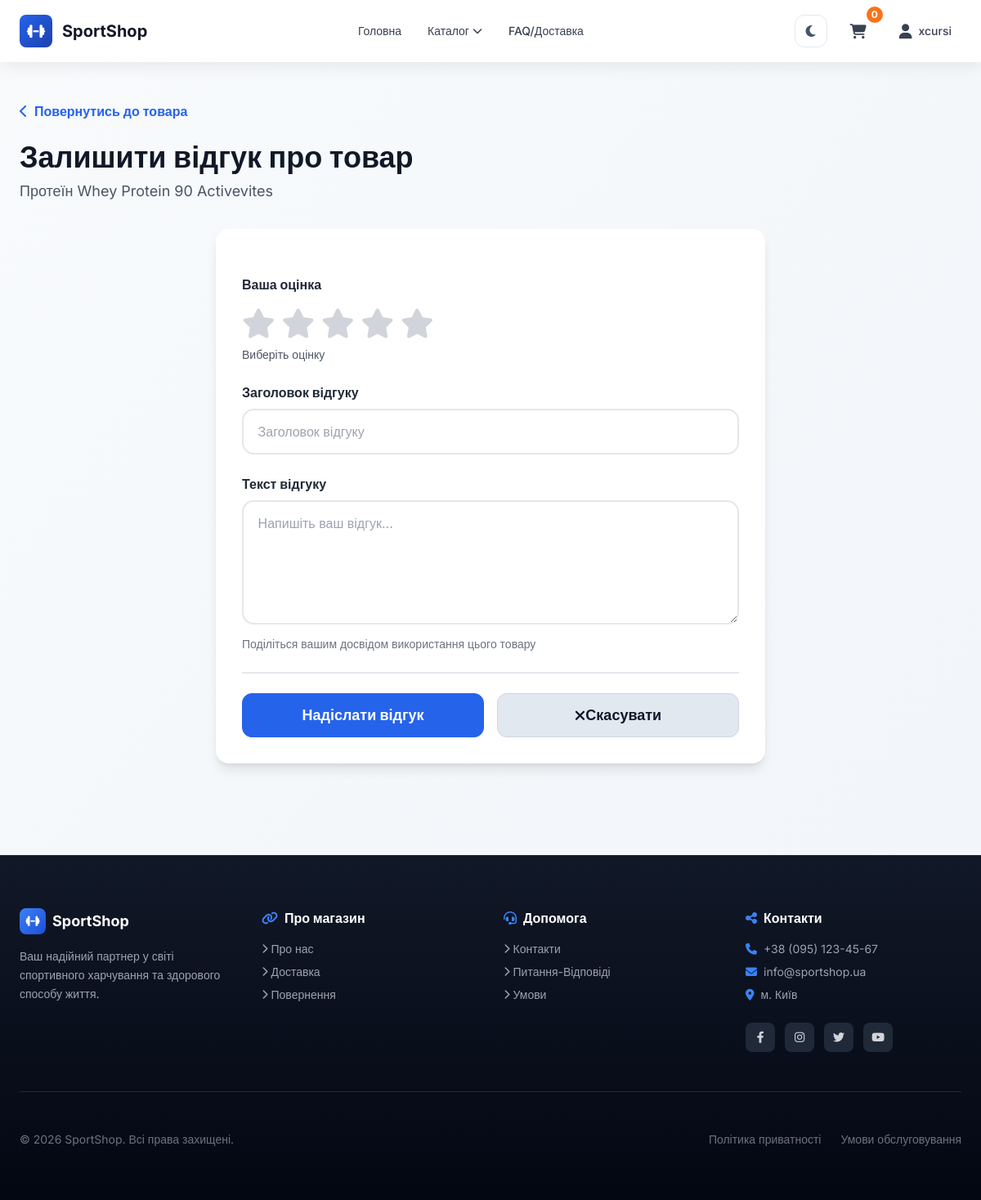
/product/1/review/add/ (signed in), run on the app's committed database.
### shop/models.py (models this page shows, shortened)
class Customer(models.Model):
    username = models.CharField(max_length=150, unique=True)
    email = models.EmailField(unique=True)
    password = models.CharField(max_length=255)
    first_name = models.CharField(max_length=100, blank=True)
    last_name = models.CharField(max_length=100, blank=True)
    phone = models.CharField(max_length=20, blank=True)
    address = models.CharField(max_length=255, blank=True)
    city = models.CharField(max_length=100, blank=True)
    postal_code = models.CharField(max_length=20, blank=True)
    created_at = models.DateTimeField(auto_now_add=True)
    updated_at = models.DateTimeField(auto_now=True)
    is_active = models.BooleanField(default=True)

class Product(models.Model):
    name = models.CharField(max_length=200)
    stock_quantity = models.PositiveIntegerField(default=0, help_text="Кількість в наявності (використовується тільки якщо немає смаків)")
    description = models.TextField(blank=True)
    category = models.ForeignKey(Category, on_delete=models.SET_NULL, null=True, related_name='products')  # Категорія
    created_at = models.DateTimeField(auto_now_add=True)

### shop/views.py (the view)
# urls.py: path('product/<int:product_id>/review/add/', views.add_review, name='add_review'),
def add_review(request, product_id):
    product = get_object_or_404(Product, id=product_id)
    customer = request.session.get('customer_id')
    if not customer:
        return redirect('shop:login')
    customer = get_object_or_404(Customer, id=customer)
    existing_review = Review.objects.filter(product=product, customer=customer).first()
    is_edit = request.GET.get('edit') == '1' or request.method == 'POST'
    if existing_review and not is_edit:
        return redirect(f"{reverse('shop:product_detail', kwargs={'product_id': product_id})}#review-{existing_review.id}")
    if request.method == 'POST':
        form = ReviewForm(request.POST, instance=existing_review)
        if form.is_valid():
            review = form.save(commit=False)
            review.product = product
            review.customer = customer
            review.save()
            return redirect('shop:product_detail', product_id=product_id)
    else:
        form = ReviewForm(instance=existing_review)
    return render(request, 'shop/add_review.html', {
        'form': form,
        'product': product,
        'existing_review': existing_review
    })

### shop/forms.py
class ReviewForm(forms.ModelForm):
    class Meta:
        model = Review
        fields = ['rating', 'title', 'text']
        widgets = {
            'rating': forms.RadioSelect(choices=Review.RATING_CHOICES, attrs={
                'class': 'rating-input'
            }),
            'title': forms.TextInput(attrs={
                'class': 'form-control',
                'placeholder': 'Заголовок відгуку',
                'maxlength': '200'
            }),
            'text': forms.Textarea(attrs={
                'class': 'form-control',
                'placeholder': 'Напишіть ваш відгук...',
                'rows': '5',
                'maxlength': '5000'
            }),
        }

### shop/context_processors.py (called while the page is built)
def cart_count(request):
    cart = request.session.get('cart', {})
    total_count = 0
    for quantity in cart.values():
        try:
            total_count += int(quantity)
        except (TypeError, ValueError):
            continue
    return {'cart_count': total_count}

def global_categories(request):
    categories = Category.objects.filter(parent__isnull=True).prefetch_related('subcategories')
    return {'parent_categories': categories}

def get_catalog_url(request):
    filters = request.session.get('catalog_filters', {})
    url = reverse('shop:catalog')
    if filters:
        url += '?' + urlencode(filters)
    return {'get_catalog_url': url}

### shop/templates/shop/add_review.html (shortened to what this page needs)
{% extends 'shop/base.html' %}
{% block content %}
<a href="{% url 'shop:product_detail' product.id %}" class="back-link text-blue-600 font-semibold mb-6 inline-flex items-center gap-2 hover:gap-3">
    <i class="fas fa-chevron-left"></i> Повернутись до товара
</a>
<div class="mb-8 fade-in-up">
    <h1 class="text-3xl sm:text-4xl font-bold text-gray-900 mb-2">
        {% if existing_review %}
            Редагувати відгук
        {% else %}
            Залишити відгук про товар
        {% endif %}
    </h1>
    <p class="text-gray-600 text-lg">{{ product.name }}</p>
</div>
<div class="review-form-page max-w-2xl mx-auto bg-white rounded-2xl shadow-lg p-8 fade-in-up">
    <form method="post" class="space-y-6">
        <div class="form-group">
            <label class="font-bold text-gray-800 mb-4 block">Ваша оцінка</label>
            <div class="flex gap-2 mb-2">
                {% for i in "12345" %}
                    <label class="cursor-pointer rating-star" data-rating="{{ i }}">
                        <i class="fas fa-star text-4xl text-gray-300 hover:text-yellow-400 transition" id="star-{{ i }}"></i>
                    </label>
                {% endfor %}
            </div>
            <p class="text-gray-600 text-sm" id="rating-label">Виберіть оцінку</p>
        </div>
        <div class="form-group">
            <label for="{{ form.title.id_for_label }}" class="font-bold text-gray-800 mb-2 block">Заголовок відгуку</label>
            {{ form.title }}
        </div>
        <div class="form-group">
            <label for="{{ form.text.id_for_label }}" class="font-bold text-gray-800 mb-2 block">Текст відгуку</label>
            {{ form.text }}
            <p class="text-gray-500 text-sm mt-2">Поділіться вашим досвідом використання цього товару</p>
        </div>
        <div class="flex gap-4 pt-6 border-t-2 border-gray-200">
            <button type="submit" class="btn btn-primary flex-1 py-3 text-lg font-bold">
                {% if existing_review %}
                    Оновити відгук
                {% else %}
                    Надіслати відгук
                {% endif %}
            </button>
            <a href="{% url 'shop:product_detail' product.id %}" class="btn btn-secondary flex-1 py-3 text-lg font-bold">
                <i class="fas fa-times"></i> Скасувати
            </a>
        </div>
    </form>
</div>
{% endblock %}

### shop/templates/shop/base.html (shortened to what this page needs)
{% load static %}
<!DOCTYPE html>
<html lang="uk">
<head>
    <script src="https://cdn.tailwindcss.com"></script>
    <link rel="stylesheet" href="https://cdnjs.cloudflare.com/ajax/libs/font-awesome/6.4.0/css/all.min.css">
    <link rel="stylesheet" href="{% static 'shop/style.css' %}">
</head>
<body class="min-h-screen flex flex-col bg-gradient-to-br from-slate-50 to-slate-100 text-gray-900">
<header class="bg-white header-shadow sticky top-0 z-30 transition-shadow">
    <div class="max-w-7xl mx-auto px-4 sm:px-6 py-3 sm:py-4 flex justify-between items-center">
        <a href="{% url 'shop:home' %}" class="flex items-center gap-3 group">
            <div class="w-10 h-10 bg-gradient-to-br from-blue-600 to-blue-800 rounded-lg flex items-center justify-center text-white font-bold text-lg group-hover:shadow-lg transition-shadow">
                <i class="fas fa-dumbbell"></i>
            </div>
            <span class="text-xl font-bold text-gray-900 hidden sm:inline group-hover:text-blue-600 transition">SportShop</span>
        </a>
        <nav class="hidden md:flex gap-8 text-sm font-medium">
            <a href="{% url 'shop:home' %}" class="text-gray-700 hover:text-blue-600 transition relative group">
                <span>Головна</span>
            </a>
            <div class="text-gray-700 hover:text-blue-600 transition relative group">
                <a href="{% url 'shop:catalog' %}" class="flex items-center gap-1">
                    <span>Каталог</span>
                    <i class="fas fa-chevron-down text-xs group-hover:rotate-180 transition-transform"></i>
                </a>
            </div>
            <a href="{% url 'shop:delivery' %}" class="text-gray-700 hover:text-blue-600 transition relative group">
                <span>FAQ/Доставка</span>
            </a>
        </nav>
        <div class="flex gap-2 sm:gap-4 items-center">
            <button type="button" class="theme-toggle" data-theme-toggle aria-label="Змінити тему" title="Змінити тему">
                <i class="fas fa-moon" data-theme-icon></i>
            </button>
            <a href="{% url 'shop:cart' %}" class="relative group px-3 py-2 rounded-lg hover:bg-gray-100 transition" data-cart-icon>
                <i class="fas fa-shopping-cart text-lg text-gray-700 group-hover:text-blue-600"></i>
                <span data-cart-count class="absolute -top-2 -right-2 bg-orange-500 text-white text-xs font-bold rounded-full w-5 h-5 flex items-center justify-center">{{ cart_count|default:0 }}</span>
            </a>
            {% if request.session.customer_id %}
                <div class="relative">
                    <button class="dropdown-toggle flex items-center gap-2 px-3 py-2 rounded-lg hover:bg-gray-100 transition text-gray-700 hover:text-blue-600" title="Профіль">
                        <i class="fas fa-user text-lg"></i>
                        <span class="hidden sm:inline text-sm font-medium">{{ request.session.customer_username }}</span>
                    </button>
                </div>
            {% endif %}
        </div>
    </div>
</header>
<main class="flex-1 w-full max-w-7xl mx-auto px-4 sm:px-6 py-8 sm:py-12">
    {% block content %}{% endblock %}
</main>
<footer class="bg-gradient-to-b from-gray-900 to-gray-950 text-gray-300 mt-16 border-t border-gray-800">
    <div class="max-w-7xl mx-auto px-4 sm:px-6 py-12 sm:py-16">
        <div class="grid grid-cols-1 sm:grid-cols-2 lg:grid-cols-4 gap-8 mb-12 pb-12 border-b border-gray-800">
            <div class="fade-in-up">
                <div class="flex items-center gap-2 mb-4">
                    <div class="w-8 h-8 bg-gradient-to-br from-blue-500 to-blue-700 rounded-lg flex items-center justify-center text-white font-bold">
                        <i class="fas fa-dumbbell text-sm"></i>
                    </div>
                    <h3 class="font-bold text-white text-lg">SportShop</h3>
                </div>
                <p class="text-sm text-gray-400 leading-relaxed">
                    Ваш надійний партнер у світі спортивного харчування та здорового способу життя.
                </p>
            </div>
            <div class="fade-in-up">
                <h4 class="font-bold text-white mb-4 flex items-center gap-2">
                    <i class="fas fa-link text-blue-500"></i> Про магазин
                </h4>
                <ul class="space-y-2 text-sm">
                    <li><a href="{% url 'shop:delivery' %}" class="text-gray-400 hover:text-blue-400 transition flex items-center gap-1">
                        <i class="fas fa-chevron-right text-xs"></i> Про нас
                    </a></li>
                    <li><a href="{% url 'shop:delivery' %}" class="text-gray-400 hover:text-blue-400 transition flex items-center gap-1">
                        <i class="fas fa-chevron-right text-xs"></i> Доставка
                    </a></li>
                    <li><a href="{% url 'shop:delivery' %}" class="text-gray-400 hover:text-blue-400 transition flex items-center gap-1">
                        <i class="fas fa-chevron-right text-xs"></i> Повернення
                    </a></li>
                </ul>
            </div>
            <div class="fade-in-up">
                <h4 class="font-bold text-white mb-4 flex items-center gap-2">
                    <i class="fas fa-headset text-blue-500"></i> Допомога
                </h4>
                <ul class="space-y-2 text-sm">
                    <li><a href="{% url 'shop:delivery' %}" class="text-gray-400 hover:text-blue-400 transition flex items-center gap-1">
                        <i class="fas fa-chevron-right text-xs"></i> Контакти
                    </a></li>
                    <li><a href="{% url 'shop:delivery' %}" class="text-gray-400 hover:text-blue-400 transition flex items-center gap-1">
                        <i class="fas fa-chevron-right text-xs"></i> Питання-Відповіді
                    </a></li>
                    <li><a href="{% url 'shop:delivery' %}" class="text-gray-400 hover:text-blue-400 transition flex items-center gap-1">
                        <i class="fas fa-chevron-right text-xs"></i> Умови
                    </a></li>
                </ul>
            </div>
            <div class="fade-in-up">
                <h4 class="font-bold text-white mb-4 flex items-center gap-2">
                    <i class="fas fa-share-nodes text-blue-500"></i> Контакти
                </h4>
                <ul class="space-y-2 text-sm mb-6">
                    <li class="flex items-center gap-2 text-gray-400">
                        <i class="fas fa-phone text-blue-500"></i> +38 (095) 123-45-67
                    </li>
                    <li class="flex items-center gap-2 text-gray-400">
                        <i class="fas fa-envelope text-blue-500"></i> info@sportshop.ua
                    </li>
                    <li class="flex items-center gap-2 text-gray-400">
                        <i class="fas fa-map-marker-alt text-blue-500"></i> м. Київ
                    </li>
                </ul>
                <div class="flex gap-3">
                    <a href="#" class="w-9 h-9 rounded-lg bg-gray-800 hover:bg-blue-600 flex items-center justify-center transition transform hover:scale-110" title="Facebook">
                        <i class="fab fa-facebook-f text-sm"></i>
                    </a>
                    <a href="#" class="w-9 h-9 rounded-lg bg-gray-800 hover:bg-pink-600 flex items-center justify-center transition transform hover:scale-110" title="Instagram">
                        <i class="fab fa-instagram text-sm"></i>
                    </a>
                    <a href="#" class="w-9 h-9 rounded-lg bg-gray-800 hover:bg-blue-500 flex items-center justify-center transition transform hover:scale-110" title="Twitter">
                        <i class="fab fa-twitter text-sm"></i>
                    </a>
                    <a href="#" class="w-9 h-9 rounded-lg bg-gray-800 hover:bg-red-600 flex items-center justify-center transition transform hover:scale-110" title="YouTube">
                        <i class="fab fa-youtube text-sm"></i>
                    </a>
                </div>
            </div>
        </div>
        <div class="flex flex-col sm:flex-row justify-between items-center gap-4">
            <p class="text-sm text-gray-500">© 2026 SportShop. Всі права захищені.</p>
            <div class="flex gap-6 text-sm text-gray-500">
                <a href="#" class="hover:text-blue-400 transition">Політика приватності</a>
                <a href="#" class="hover:text-blue-400 transition">Умови обслуговування</a>
            </div>
        </div>
    </div>
</footer>
</body>
</html>

### shop/static/shop/style.css (style rules this page uses)
.theme-toggle { width: 40px; height: 40px; border-radius: 0.75rem; border: 1px solid #e2e8f0; background: #ffffff; color: #475569; display: inline-flex; align-items: center; justify-content: center; transition: all 0.2s ease; }
.btn { display: inline-flex; align-items: center; justify-content: center; border-radius: 0.75rem; transition: all 0.2s ease; text-decoration: none; font-weight: 500; }
.btn-primary { background: #2563eb; color: #ffffff; border: 1px solid #2563eb; }
.btn-secondary { background: #e2e8f0; color: #0f172a; border: 1px solid #cbd5e1; }
body { font-family: 'Inter', sans-serif; }
.header-shadow { box-shadow: 0 4px 20px rgba(0, 0, 0, 0.08); }
.review-form-page .form-control { width: 100%; padding: 0.875rem 1.1rem; border: 2px solid #e5e7eb; border-radius: 0.9rem; font-size: 1rem; font-family: inherit; transition: all 0.3s ease; background: #fff; color: #111827; }
.review-form-page .form-control::placeholder { color: #9ca3af; }
.review-form-page .rating-star { display: inline-block; }
.review-form-page .rating-star i { transition: all 0.2s ease; }

### data on the page
Customer: session.customer_username "xcursi"
Product: name "Протеїн Whey Protein 90 Activevites"

### other printed values
{{ cart_count|default:0 }} "0"
